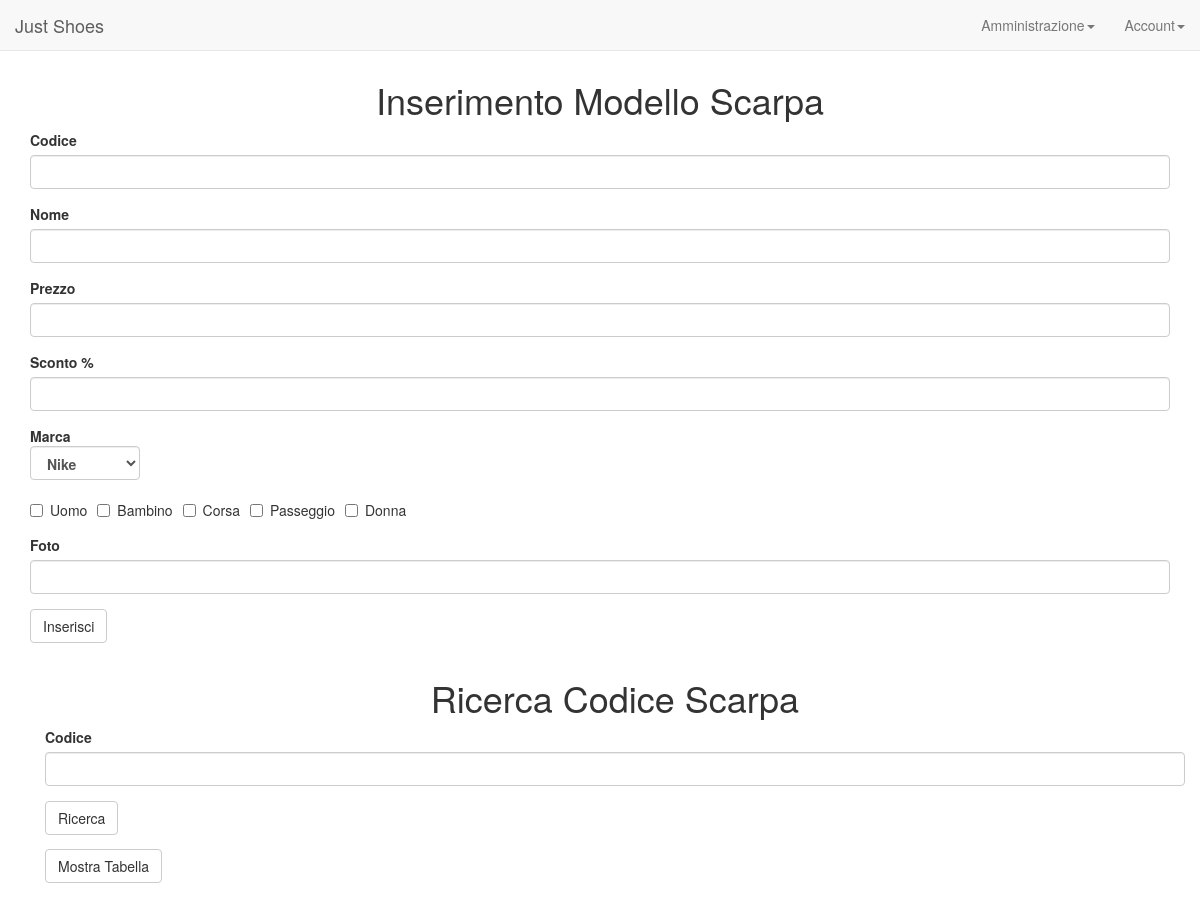
Screenshot of /admin/gestione-scarpe.php (signed in) with the database file from the repository.
### tables this page shows
CREATE TABLE `Categoria` (
  `id_categoria` int(10) NOT NULL,
  `nome` varchar(50) DEFAULT NULL
);

### admin/gestione-scarpe.php (the view, shortened to what this page needs)
<?php
  include_once("../config.php");
  include_once("../header.php");
  if(isset($_POST['ricerca_codice']) && $_POST['ricerca_codice']!=""){
    $codice = $_POST['ricerca_codice'];
    $sql_fetch = "SELECT * FROM Scarpa WHERE Scarpa.codice LIKE '%".$codice."%'";
  }
  else{
    $sql_fetch ="SELECT * FROM Scarpa";
  }
?>
<div class="container">
  <h1 align="center">Inserimento Modello Scarpa</h1>
  <form id="inserimento-scarpa" method="post" action="gestione-scarpe.php">
    <div class="form-group">
      <label for="codice">Codice</label>
      <input type="text" name="codice" class="form-control"></input>
    </div>
    <div class="form-group">
      <label for="nome">Nome</label>
      <input type="text" name="nome" class="form-control"></input>
    </div>
    <div class="form-group">
      <label for="prezzo">Prezzo</label>
      <input id="prezzoInput" type="text" name="prezzo" class="form-control input-control"></input>
    </div>
    <div class="form-group">
     <div class="form-group">
      <label for="sconto">Sconto %</label>
      <input id="scontoInput" type="text" name="sconto" class="form-control input-control"></input>
    </div>
    <div class="form-group">
      <label>Marca
        <select name="marca" class="form-control">
          <?php
            $exec = mysql_query("SELECT * FROM Marca");
            while($marca = mysql_fetch_assoc($exec)) {
                echo "<option value='{$marca['id_marca']}'>{$marca['nome']}</option>";
            }
          ?>
        </select>
      </label>
    </div>
    <div class="form-group">
      <?php
        $exec = mysql_query("SELECT * FROM Categoria");
        while($categoria = mysql_fetch_assoc($exec)) {
            echo "<label class='checkbox-inline'><input type='checkbox' name='categorie[]' value={$categoria['id_categoria']}></input>{$categoria['nome']}</label>";
        }
      ?>
    </div>
    <div class="form-group">
      <label for="foto">Foto</label>
      <input type="text" name="foto" class="form-control"></input>
    </div>
    <button id="submitBtn" class="btn btn-default" onclick="submit()">Inserisci</button>
  </form>
</div>
<div class="container">
  <h1 align="center">Ricerca Codice Scarpa</h1>
  <form id="ricerca-scarpa" method="post" action="gestione-scarpe.php">
    <div class="form-group">
      <label for="codice">Codice</label>
      <input type="text" name="ricerca_codice" id="ricerca-codice" class="form-control"></input>
    </div>
    <button class="btn btn-default" onclick="search('')">Ricerca</button>
  </form>
</div>
<?php
$query = mysql_query($sql_fetch) or die("meh");
if(mysql_num_rows($query) > 0) {
    echo  "<div class='container'><button class='btn btn-default' onclick='toggleTabella()'><span id='mostra-txt' >Mostra Tabella</span><span id='nascondi-txt' style='display: none'>Nascondi Tabella</span></button></div>".
          "<div class='container' id='tabella-scarpe' style='display: none'>".
          "<h2>Scarpe</h2>".
          "<table class='table table-striped'>".
          "<thead>".
            "<tr>";
    echo "    </tr>".
            "</thead>".
            "";
  }
?>

### rows the page displays
categoria: nome "Uomo"
categoria: nome "Bambino"
categoria: nome "Corsa"
categoria: nome "Passeggio"
categoria: nome "Donna"

### other values shown
form field marca "Nike"
